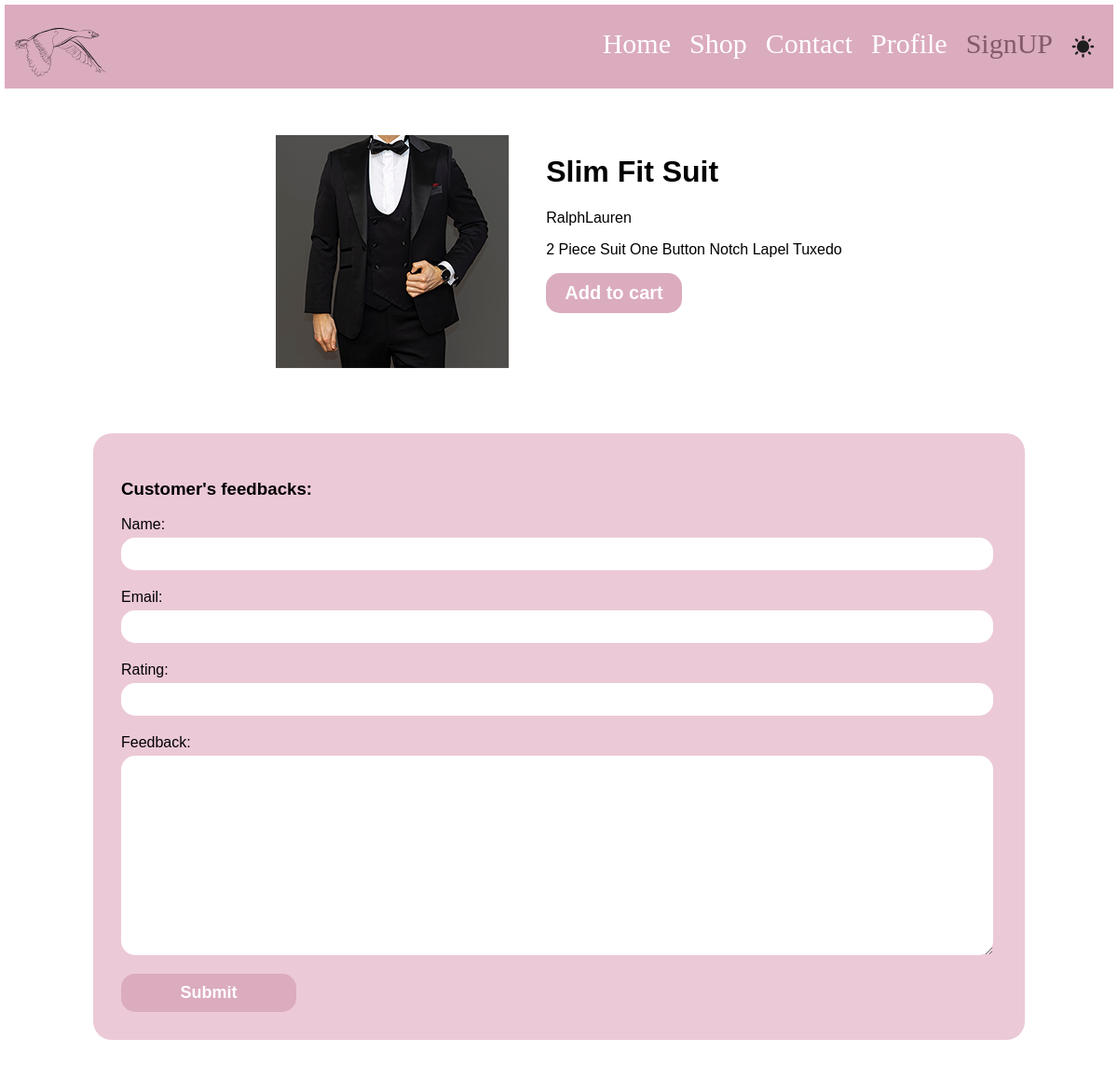
Page /products/RalphLauren/3 on the committed database.
### products/models.py (models this page shows, shortened)
class Product(models.Model):
    title = models.CharField(max_length = 70)
    image = models.ImageField(blank=True, upload_to="product-img")
    category = models.ManyToManyField(Category)
    brand = models.ForeignKey(Brand,on_delete = models.CASCADE, null = True, related_name = "product")
    price = models.PositiveIntegerField()
    description = models.TextField()
    slug = models.SlugField(blank = True)
    is_bestseller = models.BooleanField(default = False)
    suggestions = models.ManyToManyField('self')

class Brand(models.Model):
    title = models.CharField(max_length = 70)
    logo = models.ImageField()
    address = models.OneToOneField(Address, on_delete = models.CASCADE,null = True)

### products/views.py (the view, shortened to what this page needs)
# urls.py: path('products/<product_brand>/<product_slug>',views.ProductPageView.as_view(), name = "product_page")
class ProductPageView(View):
    def get(self,request,product_brand,product_slug):
        product = Product.objects.get(slug = product_slug)
        form = FeedbackForm()
        reviews = Feedback.objects.filter(product = product)
        return render(request, "products/product.html", {
            "product": product,
            "form":form,
            "reviews": reviews,
        })

### products/forms.py
class FeedbackForm(forms.ModelForm):
    class Meta:
        model = Feedback
        fields = ['name','email','rating','text']
        labels = {'text':'Feedback'}

### products/templates/products/product.html (shortened to what this page needs)
{% extends "base.html"%}
{% load static %}
{% block css%}{% static "products/product.css" %}{% endblock %}
{% block body%}
    {% include "includes/nav.html"%}
    <div id = "product-main-con">
        <main>
            <img src="{{product.image.url}}">
            <div>
                <h1>{{product.title}}</h1>
                <p>{{product.brand.title}}</p>
                <p>{{product.description}}</p>
                <button>Add to cart</button>
            </div>
        </main>
        <section id = "feedback">
            <h3>Customer's feedbacks:</h3>
            <form method = "POST">
                {% for field in form %}
                    {{field.label_tag}}
                    {{field}}
                {% endfor %}
                <button type = "submit">Submit</button>
            </form>
        </section>
    </div>
{% endblock %}

### products/static/products/product.css (style rules this page uses)
body { font-family: Arial, Helvetica, sans-serif; margin :5px }
#product-main-con { width: 1000px; margin: 50px auto; }
#product-main-con main { display: flex; width: 100%; justify-content: center; column-gap: 40px; }
#product-main-con main button { background-color: #DBABBE; font-size: 20px; color:white; font-weight: bold; border: none; padding: 10px 20px; border-radius: 15px; cursor: pointer; }
#feedback { padding: 30px; background-color: #ecc9d7; border-radius: 20px; margin-top: 70px; }
#feedback input, #feedback textarea { width: 97%; display: block; font-size: 18px; padding: 7px 12px; margin-bottom: 20px; border: none; border-radius: 15px; }
#feedback label { display: block; margin-bottom: 5px; }
#feedback button { border: none; border-radius: 15px; background-color: #DBABBE; color: white; font-size: 18px; font-weight: bold; padding: 10px 30px; width: 20%; cursor: pointer; transition-duration: 0.3s; }

### rows in the picture
Product: image (picture), title "Slim Fit Suit", brand "RalphLauren", description "2 Piece Suit One Button Notch Lapel Tuxedo"

### other values in the picture
{{ field.label_tag }} "Name:" "Email:" "Rating:" "Feedback:"
